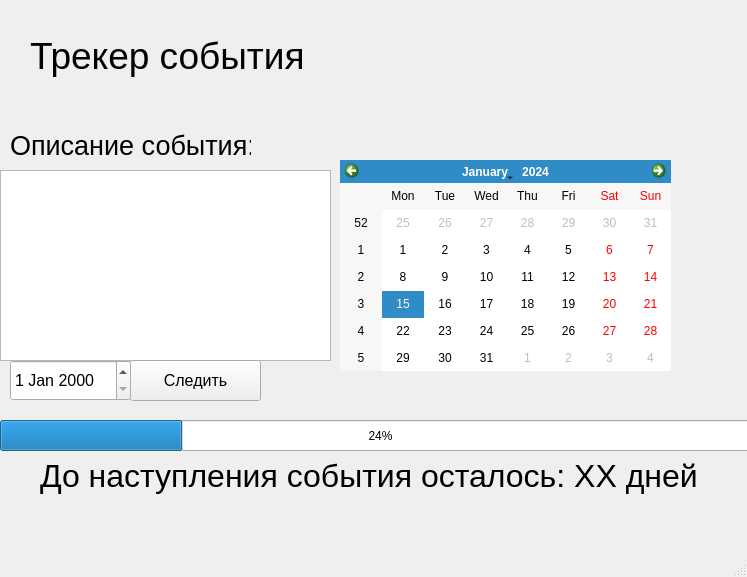
<?xml version="1.0" encoding="UTF-8"?>
<ui version="4.0">
 <class>MainWindow</class>
 <widget class="QMainWindow" name="MainWindow">
  <property name="geometry">
   <rect>
    <x>0</x>
    <y>0</y>
    <width>747</width>
    <height>577</height>
   </rect>
  </property>
  <property name="windowTitle">
   <string>Тест приложения на Python с модулем PyQT5</string>
  </property>
  <widget class="QWidget" name="centralwidget">
   <widget class="QLabel" name="label">
    <property name="geometry">
     <rect>
      <x>30</x>
      <y>0</y>
      <width>671</width>
      <height>111</height>
     </rect>
    </property>
    <property name="font">
     <font>
      <pointsize>28</pointsize>
     </font>
    </property>
    <property name="text">
     <string>Трекер события</string>
    </property>
   </widget>
   <widget class="QCalendarWidget" name="calendarWidget">
    <property name="geometry">
     <rect>
      <x>340</x>
      <y>160</y>
      <width>331</width>
      <height>211</height>
     </rect>
    </property>
   </widget>
   <widget class="QProgressBar" name="progressBar">
    <property name="geometry">
     <rect>
      <x>0</x>
      <y>420</y>
      <width>761</width>
      <height>31</height>
     </rect>
    </property>
    <property name="value">
     <number>24</number>
    </property>
   </widget>
   <widget class="QPlainTextEdit" name="plainTextEdit">
    <property name="geometry">
     <rect>
      <x>0</x>
      <y>170</y>
      <width>331</width>
      <height>191</height>
     </rect>
    </property>
   </widget>
   <widget class="QLabel" name="label_2">
    <property name="geometry">
     <rect>
      <x>10</x>
      <y>130</y>
      <width>241</width>
      <height>31</height>
     </rect>
    </property>
    <property name="font">
     <font>
      <pointsize>20</pointsize>
     </font>
    </property>
    <property name="text">
     <string>Описание события:</string>
    </property>
   </widget>
   <widget class="QPushButton" name="pushButton">
    <property name="geometry">
     <rect>
      <x>130</x>
      <y>360</y>
      <width>131</width>
      <height>41</height>
     </rect>
    </property>
    <property name="font">
     <font>
      <pointsize>12</pointsize>
     </font>
    </property>
    <property name="text">
     <string>Следить</string>
    </property>
   </widget>
   <widget class="QDateEdit" name="dateEdit">
    <property name="geometry">
     <rect>
      <x>10</x>
      <y>360</y>
      <width>121</width>
      <height>41</height>
     </rect>
    </property>
    <property name="font">
     <font>
      <pointsize>12</pointsize>
     </font>
    </property>
   </widget>
   <widget class="QLabel" name="label_3">
    <property name="geometry">
     <rect>
      <x>40</x>
      <y>450</y>
      <width>661</width>
      <height>51</height>
     </rect>
    </property>
    <property name="font">
     <font>
      <pointsize>24</pointsize>
     </font>
    </property>
    <property name="text">
     <string>До наступления события осталось: XX дней</string>
    </property>
   </widget>
  </widget>
  <widget class="QMenuBar" name="menubar">
   <property name="geometry">
    <rect>
     <x>0</x>
     <y>0</y>
     <width>747</width>
     <height>21</height>
    </rect>
   </property>
  </widget>
  <widget class="QStatusBar" name="statusbar"/>
 </widget>
 <resources/>
 <connections/>
</ui>
